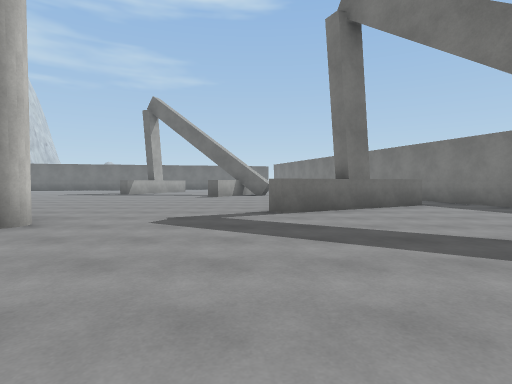
view 1 (above)

24 first-person views from a walk through a scene from a Unity 3-D project. The camera is 1.3 m above the floor, tilts 2° down and sees 80° across. Doors are open. The floor is counted in squares, 2 m on a side. Each view is taken from the middle of a square. On the plan, view 1 faces up. The plan holds only what a view shows up to about 10 squares ahead; the rest is blank. The place goes on beyond the plan. The player character is not drawn. Some surface patterns are stand-ins.

view 2
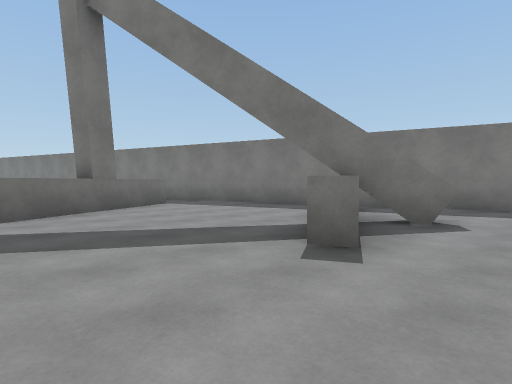

view 3
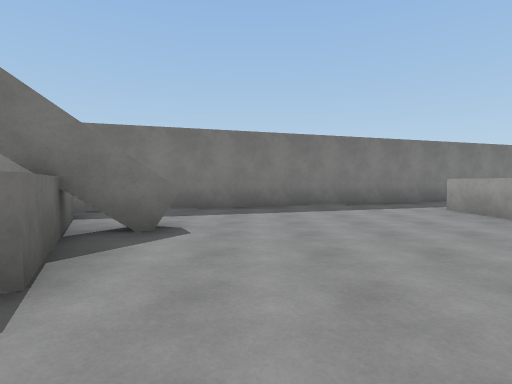

view 4
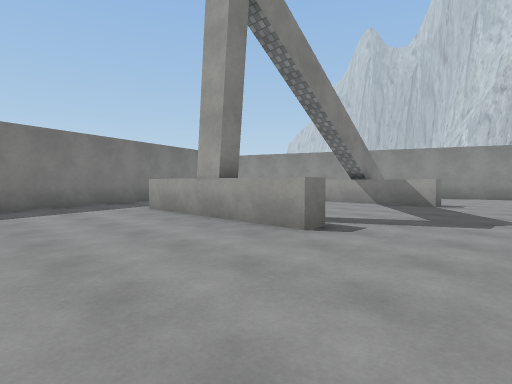

view 5
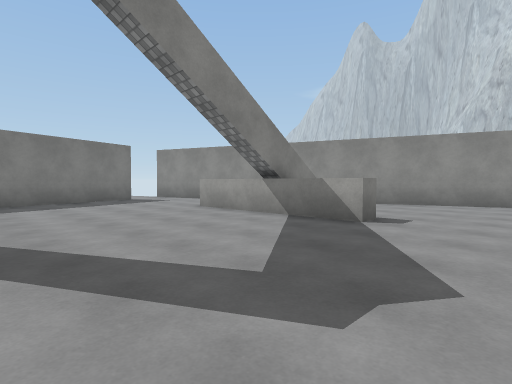

view 6
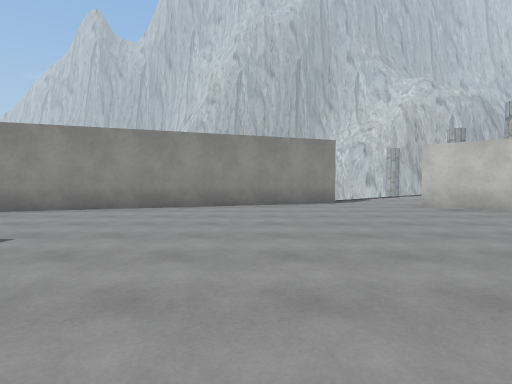

view 7
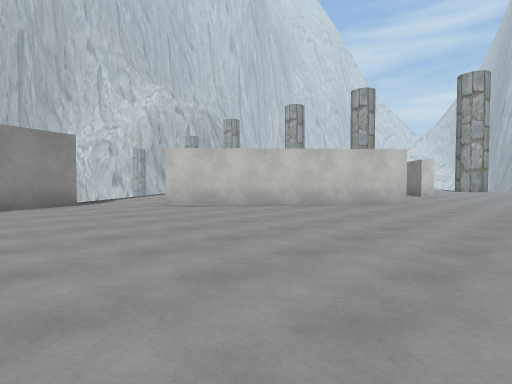

view 8
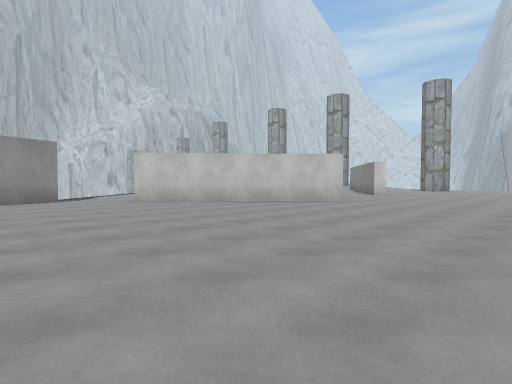

view 9
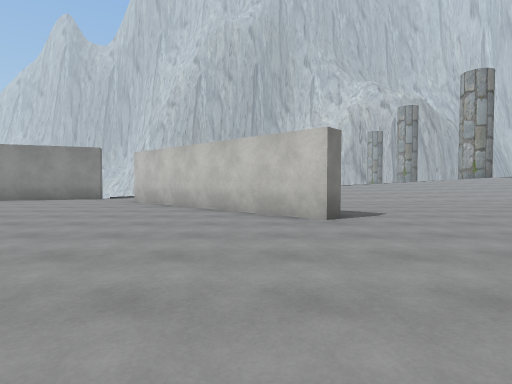

view 10
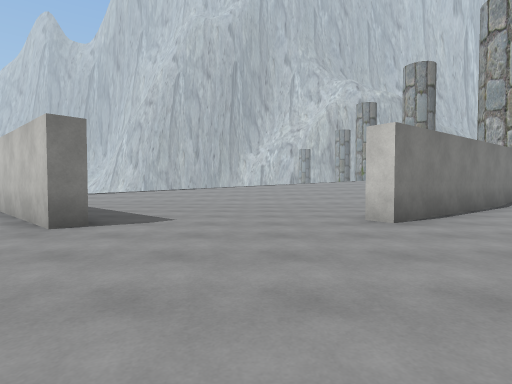

view 11
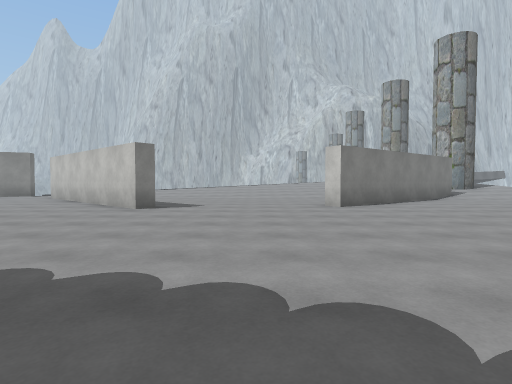

view 12
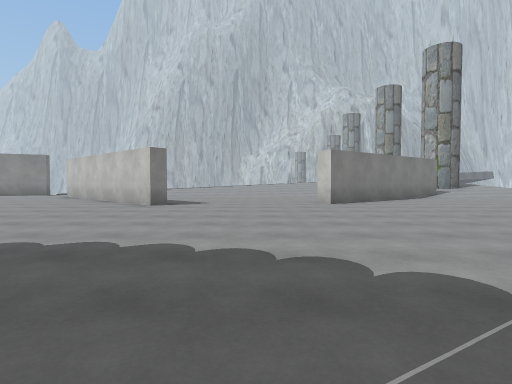

view 13
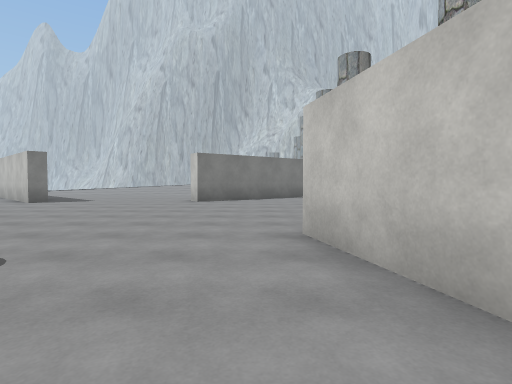

view 14
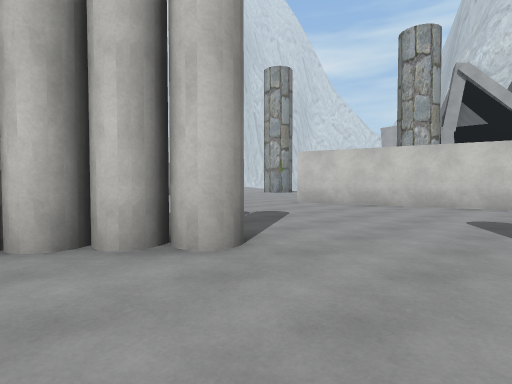

view 15
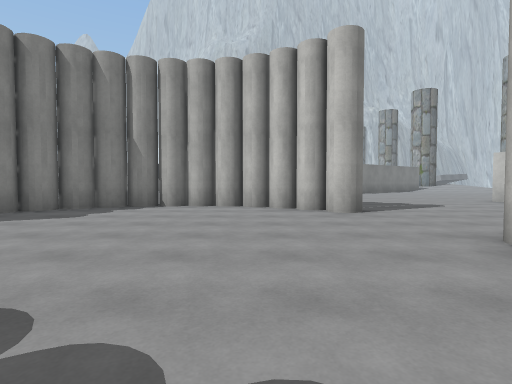

view 16
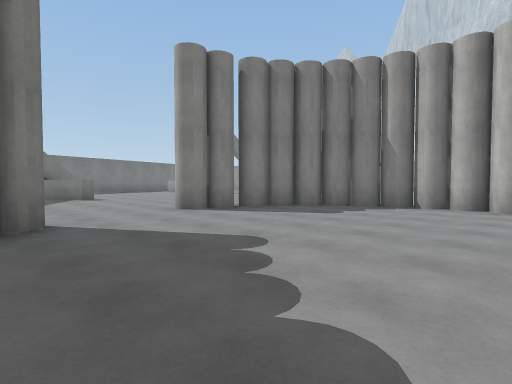

view 17
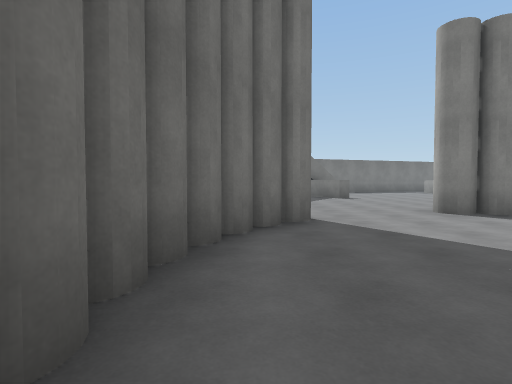

view 18
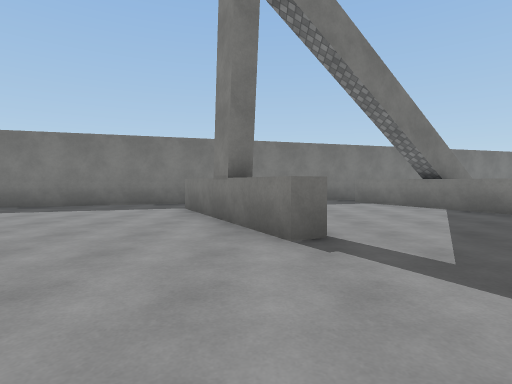

view 19
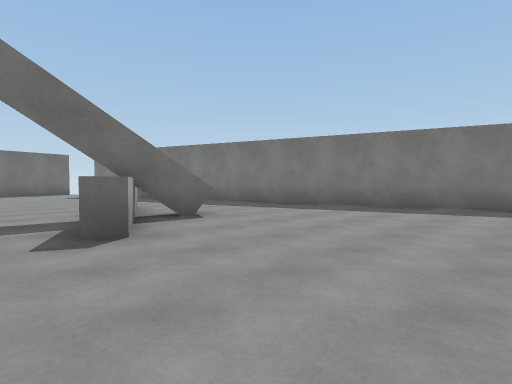

view 20
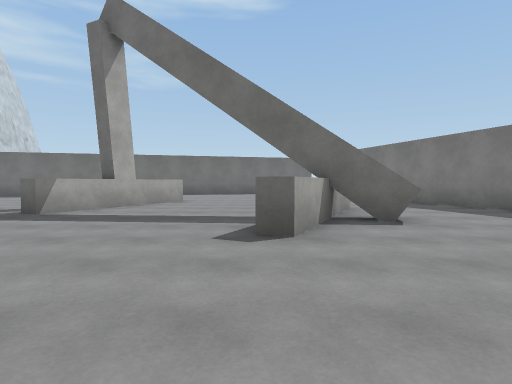

view 21
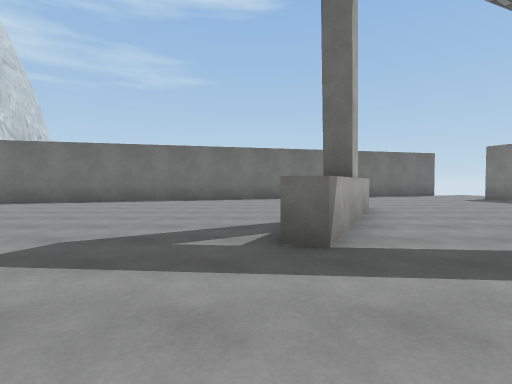

view 22
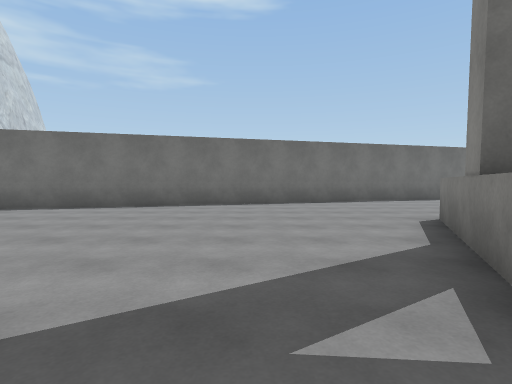

view 23
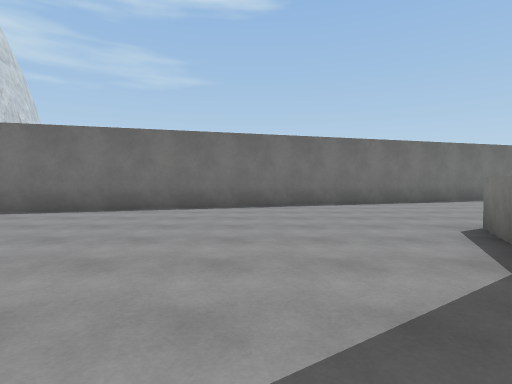

view 24
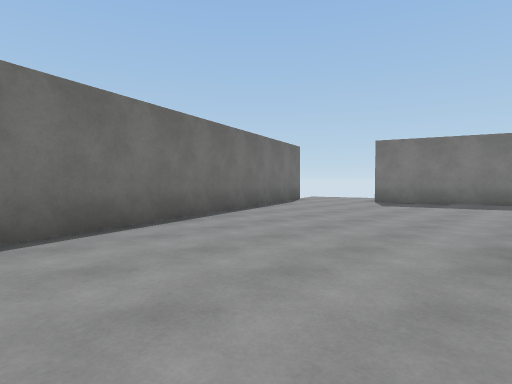

### Floor plan
Key: @ floor where view 1 was taken; # wall or solid block; . floor; / step, stairs or slope; = window, fence, low wall or low ledge; ^ raised ledge.
Columns run from 17 left of view 1 to 12 right of it. Each row starts with its distance up from view 1.
 26                  #
 25              ####.
 24           ###......
 23        ###.........#
 22     ###............#
 21   ##...............#
 20    ................##
 19     ........^....   #
 18      ......#^.... ..#
 17       .....#..... ..##
 16       .....^.....^...#
 15        ....^....#....#
 14         ....... ^#...#
 13          ......^..... #
 12           . ..........#
 11              .........#
 10           ............ #
  9           .............#
  8            ........#^^.#
  7             ......^^...##
  6          ###............#
  5         ...###..........#
  4        ................=##
  3       ................^^.#
  2      #..............^^#..#
  1    ...........#..........##
  0 ..............# .@........#
 -1 .............##   ........#
 -2 ......##....##    ........##
 -3 #......######     .........#
 -4 #.......          .........#
 -5 #.........  .........^^^^..##
 -6 ............................#
 -7 ............................#
 -8 ............................##
 -9 .............................#
-10 .....................^#^^...
-11 ..##....##............#
-12  ##......##...........
-13 #.........##...........
-14  ..........##........###
-15  //........ #.....###
-16   //////... ...###
-17             .//

Where each view was taken, in squares from view 1:
view 1: 0 up, 0 right, facing up
view 2: 0 up, 0 right, facing up-right
view 3: 0 up, 1 right, facing right
view 4: 1 down, 1 right, facing down-right
view 5: 5 down, 1 right, facing down-right
view 6: 7 down, 0 right, facing down
view 7: 7 down, 0 right, facing down-left
view 8: 5 down, 0 right, facing down-left
view 9: 5 down, 8 left, facing down
view 10: 6 down, 12 left, facing down
view 11: 3 down, 12 left, facing down
view 12: 2 down, 12 left, facing down
view 13: 1 down, 16 left, facing down
view 14: 1 up, 9 left, facing down-left
view 15: 5 up, 9 left, facing down
view 16: 5 up, 9 left, facing down-right
view 17: 5 up, 9 left, facing right
view 18: 7 up, 3 left, facing right
view 19: 9 up, 3 left, facing up-right
view 20: 9 up, 2 left, facing up
view 21: 12 up, 7 left, facing up
view 22: 14 up, 8 left, facing up
view 23: 15 up, 8 left, facing up
view 24: 19 up, 8 left, facing up-right
